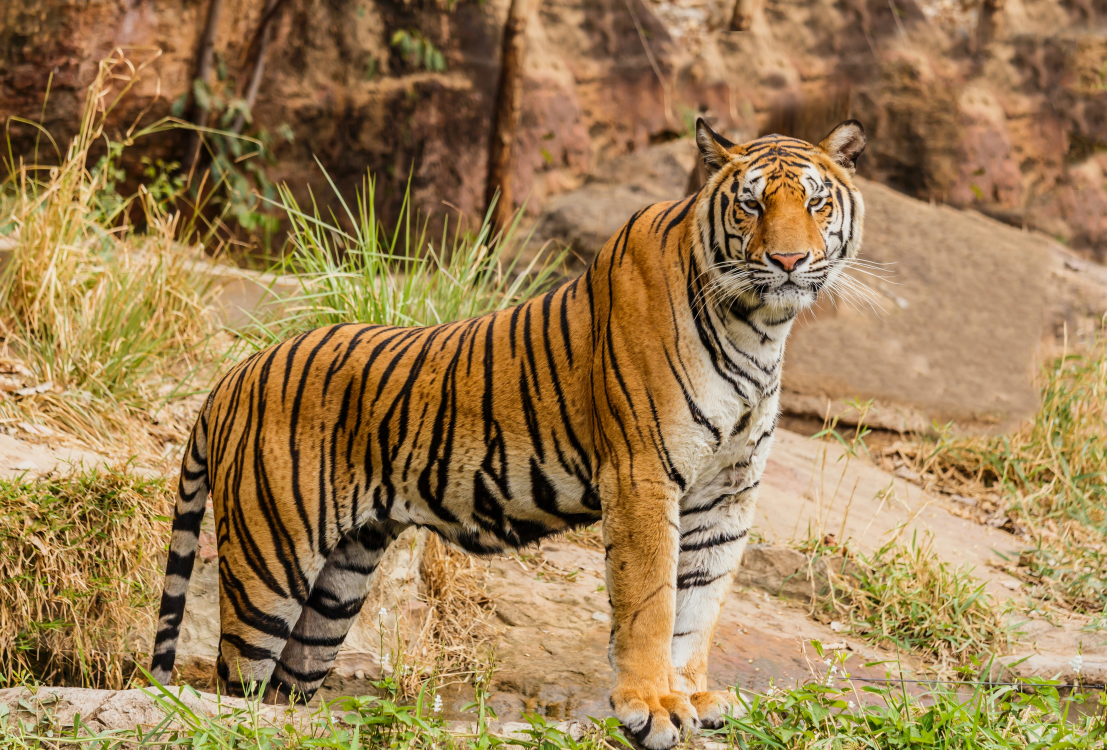
#> input picture images/a-g-YuQgNYku1M8-unsplash.jpg, 4427 x 3000 px (shown at 1/4 size); its folder holds 4 pictures in this run
$ jupyter execute --allow-errors Image_Color_Identifier_using_ML.ipynb   (shell and % lines are left out)
#> lines starting #> are read from the running program, lines starting #| are printed output that depends on the picture
# Image Color Identifier using ML
### <i>-by Vivek Kumar</i>

<ul>
  <li>This notebook utilizes the machine learning algorithm, <font color="blue"><b>KMeans</b></font>, to extract colors from a given image.</li>
  <li>The image manipulation is performed using <font color="green"><b>OpenCV2</b></font>.</li>
  <li>The major colors are identified by applying <font color="blue"><b>KMeans</b></font>.</li>
  <li>The information is visualized using <font color="red"><b>Matplotlib</b></font>.</li>
</ul>

## Libraries Required

<ul>
  <li>To begin, we import the required libraries.</li>
  <li>We use <font color="blue"><b>sklearn</b></font> for the KMeans algorithm.</li>
  <li>For plotting graphs, we utilize <font color="red"><b>matplotlib.pyplot</b></font>.</li>
  <li><font color="green"><b>numpy</b></font> is employed for working with arrays.</li>
  <li>To manipulate image data, we rely on <font color="purple"><b>cv2</b></font>.</li>
  <li>The <font color="orange"><b>collections</b></font> library is used to access the Counter function for value counting.</li>
  <li>We employ <font color="brown"><b>rgb2lab</b></font> to convert RGB values.</li>
  <li>Lastly, we utilize <font color="magenta"><b>deltaE_cie76</b></font> to calculate color similarity.</li>
</ul>

[cell 1]
from sklearn.cluster import KMeans
import matplotlib.pyplot as plt
import numpy as np
import cv2
from collections import Counter
from skimage.color import rgb2lab, deltaE_cie76
import os
# from IPython.display import Image, display
from PIL import Image


import warnings
# Suppress FutureWarning for KMeans
with warnings.catch_warnings():
    warnings.filterwarnings("ignore", category=FutureWarning)

## Checking demo image

<ul>
  <li>To start, we read a sample image.</li>
  <li>We then explore the basic operations that can be performed on the image.</li>
</ul>

[cell 2]
image = cv2.imread('demo.jpg')

# Print image type and shape
print(f"The type is: {type(image)}")
#| The type is: <class 'NoneType'>
#> (the rest of this cell did not finish here and is left out)

<ul>
  <li>Observe that the image has different colors compared to the original image.</li>
  <li>This is because, by default, OpenCV reads the images in the color order <font color="blue"><b>BLUE</b></font><font color="GREEN"><b>GREEN</b></font><font color="RED"><b>RED</b></font>, i.e., BGR.</li>
  <li>To fix this, we need to convert the image into the color order <font color="RED"><b>RED</b></font><font color="GREEN"><b>GREEN</b></font><font color="blue"><b>BLUE</b></font>, i.e., RGB.</li>
</ul>

#> (a cell that did not finish here is left out)

#> (a cell that did not finish here is left out)

#> (a cell that did not finish here is left out)

## Color Identification

<ul>
  <li>Let's begin the process of identifying colors from an image.</li>
  <li>First, we will create a function that can provide us with the <font color="green"><b>hex values</b></font> of the colors we identify.</li>
</ul>

[cell 6]
def RGB2HEX(color):
    return "#{:02X}{:02X}{:02X}".format(int(color[0]), int(color[1]), int(color[2]))

<ul>
  <li><font color="purple"><b>KMeans</b></font> expects a flattened array as input during its <font color="purple"><b>fit method</b></font>. Therefore, we need to reshape the image using <font color="blue"><b>numpy</b></font>.</li>
  <li>Next, we can apply <font color="purple"><b>KMeans</b></font> to first fit and then predict on the image to obtain the results.</li>
  <li>After that, the cluster colors are identified and arranged in the correct order.</li>
  <li>Finally, we plot the colors as a pie chart.</li>
  <li>I have combined all these steps into two methods.</li>
</ul>

[cell 7]
def get_image(image_path):
    image = cv2.imread(image_path)
    image = cv2.cvtColor(image, cv2.COLOR_BGR2RGB)
    return image

[cell 8]
# [33 lines left out: function get_colors, not called in this run]
#> (the rest of this cell did not finish here and is left out)

## Search images using Color

<ul>
  <li>From the model above, we can extract the major colors.</li>
  <li>This creates the opportunity to search for images based on certain colors.</li>
  <li>We can select a color and if its <font color="blue"><b>hex</b></font> matches or is close to the <font color="blue"><b>hex</b></font> of the major colors of the image, we say it's a match.</li>
</ul>

[cell 9]
IMAGE_DIRECTORY = 'images'
COLORS = {
    'GREEN': [0, 128, 0],
    'BLUE': [80, 208, 255],
    'YELLOW': [255, 244, 32],
    'RED': [255, 0, 0]
}
images = []

for file in os.listdir(IMAGE_DIRECTORY):
    if not file.startswith('.'):
        image_path = os.path.join(IMAGE_DIRECTORY, file)
        images.append(get_image(image_path))
#> call 2 of get_image, with image_path = 'images/a-g-YuQgNYku1M8-unsplash.jpg'
#> in get_image, image is the input picture: shape (3000, 4427, 3); mean B, G, R 81.9, 125.8, 156.2

## Show all the images in the collection

[cell 10]
plt.figure(figsize=(20, 10))
num_images = len(images)
num_columns = num_images // 2  # Calculate the number of columns for the subplot
num_rows = (num_images + num_columns - 1) // num_columns  # Calculate the number of rows

for i in range(num_images):
    plt.subplot(num_rows, num_columns, i+1)
    plt.imshow(images[i])
    plt.axis('off')
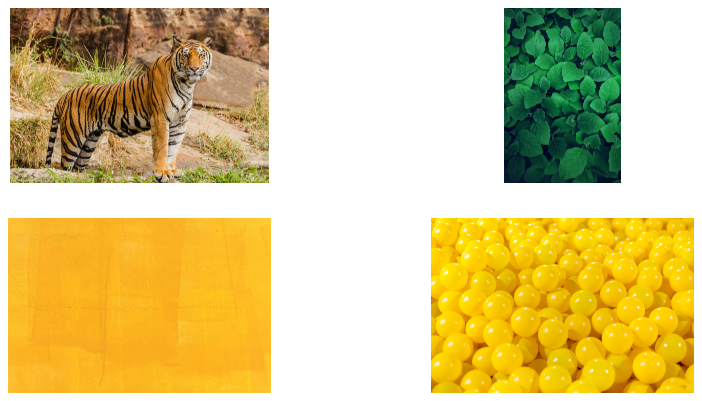
#> figure drawn by matplotlib, 4 panels
